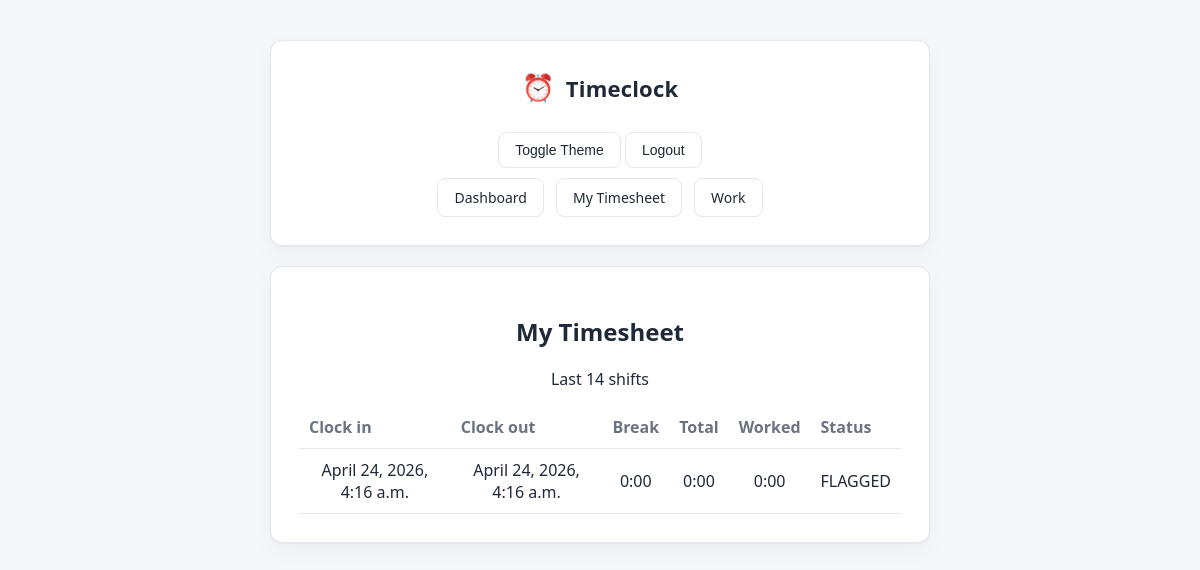
Screenshot of /timesheet/ (signed in) with the database file from the repository.
### core/models.py (models this page shows, shortened)
class WorkShift(models.Model):
    class Status(models.TextChoices):
        OPEN = "OPEN", "Open"
        CLOSED = "CLOSED", "Closed"
        EDITED = "EDITED", "Edited"
        FLAGGED = "FLAGGED", "Flagged"
    employee = models.ForeignKey(settings.AUTH_USER_MODEL, on_delete=models.CASCADE)
    scheduled_shift = models.ForeignKey(
        ScheduledShift,
        null=True,
        blank=True,
        on_delete=models.SET_NULL,
    )
    clock_in = models.DateTimeField()
    clock_out = models.DateTimeField(null=True, blank=True)
    status = models.CharField(max_length=10, choices=Status.choices, default=Status.OPEN)
    created_at = models.DateTimeField(auto_now_add=True)
    edited_by = models.ForeignKey(
        settings.AUTH_USER_MODEL,
        null=True,
        blank=True,
        on_delete=models.SET_NULL,
        related_name="edited_workshifts",
    )
    edit_reason = models.CharField(max_length=255, blank=True)
    def total_seconds(self) -> int:
        if not self.clock_out:
            return 0
        return int((self.clock_out - self.clock_in).total_seconds())
    def break_seconds(self) -> int:
        total = 0
        for b in self.meal_breaks.all():
            if b.end_time:
                total += int((b.end_time - b.start_time).total_seconds())
        return total
    def worked_seconds(self) -> int:
        total = self.total_seconds()
        if total <= 0:
            return 0
        return max(0, total - self.break_seconds())
    def fmt_hhmm(self, seconds: int) -> str:
        td = timedelta(seconds=int(seconds))
        total_minutes = int(td.total_seconds() // 60)
        hours = total_minutes // 60
        minutes = total_minutes % 60
        return f"{hours}:{minutes:02d}"
    def total_hhmm(self) -> str:
        return self.fmt_hhmm(self.total_seconds())
    def breaks_hhmm(self) -> str:
        return self.fmt_hhmm(self.break_seconds())
    def worked_hhmm(self) -> str:
        return self.fmt_hhmm(self.worked_seconds())

### core/views.py (the view)
# urls.py: path("timesheet/", views.timesheet, name="timesheet"),
@login_required
def timesheet(request):
    shifts = (
        WorkShift.objects
        .filter(employee=request.user)
        .prefetch_related("meal_breaks")
        .order_by("-clock_in")[:14]
    )
    return render(request, "core/timesheet.html", {"shifts": shifts})

### core/templatetags/group_tags.py (called while the page is built)
@register.filter
def in_group(user, group_name: str) -> bool:
    if user and getattr(user, 'is_superuser', False):
        return True
    if not user or not hasattr(user, "groups"):
        return False
    return user.groups.filter(name=group_name).exists()

### core/templates/core/timesheet.html (shortened to what this page needs)
{% extends "core/base.html" %}
{% block content %}
  <div class="card">
    <h2>My Timesheet</h2>
    <p>Last 14 shifts</p>
    <table>
      <thead>
        <tr>
          <th>Clock in</th>
          <th>Clock out</th>
          <th>Break</th>
          <th>Total</th>
          <th>Worked</th>
          <th>Status</th>
        </tr>
      </thead>
      <tbody>
        {% for s in shifts %}
          <tr>
            <td>{{ s.clock_in }}</td>
            <td>{% if s.clock_out %}{{ s.clock_out }}{% else %}Open{% endif %}</td>
            <td>
              {% if s.clock_out %}
                {{ s.breaks_hhmm }}
              {% else %}
                In progress
              {% endif %}
            </td>
            <td>
              {% if s.clock_out %}
                {{ s.total_hhmm }}
              {% else %}
                In progress
              {% endif %}
            </td>
            <td>
              {% if s.clock_out %}
                {{ s.worked_hhmm }}
              {% else %}
                In progress
              {% endif %}
            </td>
            <td>{{ s.status }}</td>
          </tr>
        {% empty %}
          <tr><td colspan="6">No shifts yet.</td></tr>
        {% endfor %}
      </tbody>
    </table>
  </div>
{% endblock %}

### core/static/css/style.css (style rules this page uses)
:root { --bg:#f5f7fb; --card:#ffffff; --text:#1f2937; --muted:#6b7280; --border:#e5e7eb; --primary:#2563eb; --primary-hover:#1d4ed8; --success:#22c55e; --danger:#ef4444; }
* { box-sizing:border-box; }
body { margin:0; min-height:100vh; color:var(--text); font-family:system-ui,-apple-system,Segoe UI,Roboto,Arial,sans-serif; text-align:center; }
.card { background:var(--card); border:1px solid var(--border); border-radius:12px; padding:28px; margin-bottom:20px; box-shadow: 0 1px 2px rgba(0,0,0,0.04), 0 8px 24px rgba(0,0,0,0.04); }
table { width:100%; border-collapse:collapse; }
th,td { padding:10px; border-bottom:1px solid var(--border); }
th { color:var(--muted); text-align:left; }
body { background-color: var(--bg); transition: background-color 0.25s ease, color 0.25s ease; }
.card { transition: background-color 0.25s ease, border-color 0.25s ease; }

### rows the page displays
WorkShift: clock_in "April 24, 2026, 4:16 a.m.", clock_out "April 24, 2026, 4:16 a.m.", breaks_hhmm "0:00", total_hhmm "0:00", worked_hhmm "0:00", status "FLAGGED"
